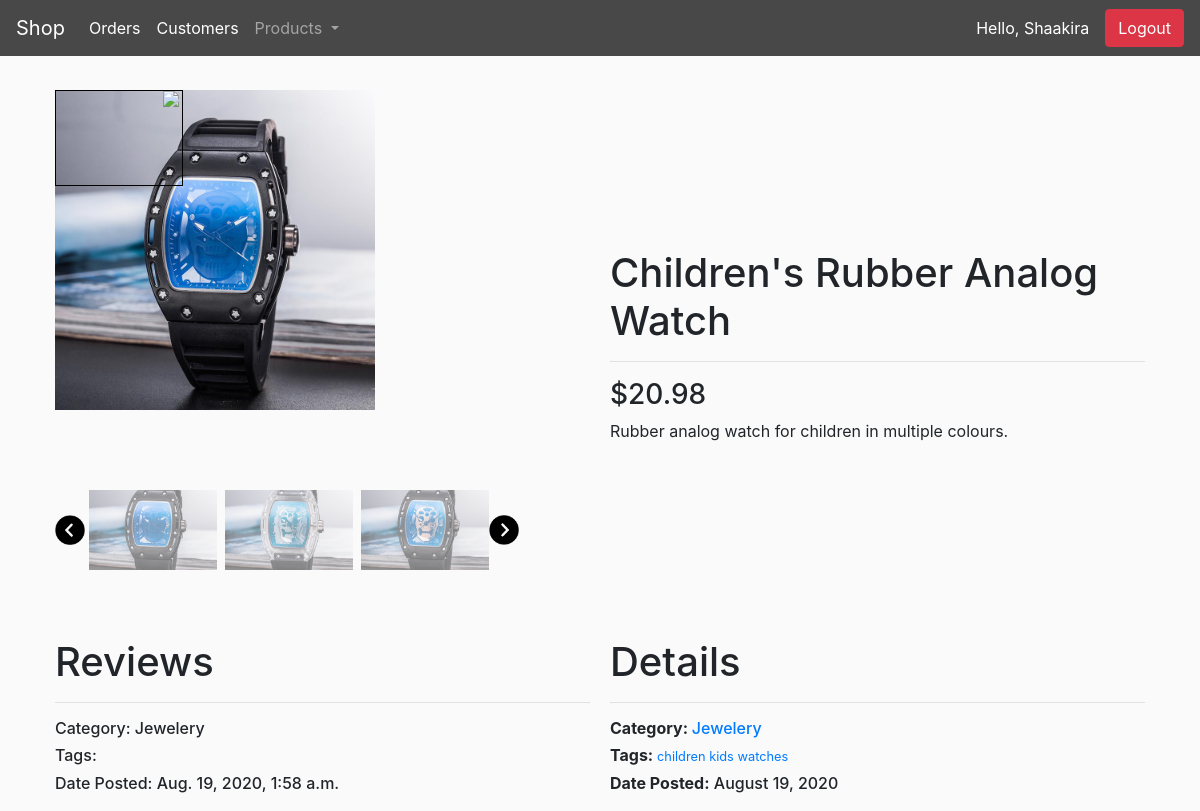
Page /staff/products/details/27/ (signed in) on the committed database.
### store/models.py (models this page shows, shortened)
class Product(models.Model):
	name = models.CharField(max_length=200)
	description = models.TextField()
	featured = models.ImageField(null=True)
	price = models.DecimalField(max_digits=100, decimal_places=2,null=True)
	digital = models.BooleanField(default=False,null=True, blank=True)
	date_created = models.DateTimeField(auto_now_add=True, null=True)
	category = models.ForeignKey(Category, null=True, blank=True, on_delete=models.SET_NULL, related_name="category")
	tag = models.ManyToManyField(Tag, blank=True, related_name="tags")
	in_cart = models.BooleanField(default=False,null=True, blank=True)
	in_fav = models.BooleanField(default=False,null=True, blank=True)
	def __str__(self):
		return self.name
	@property
	def imageURL(self):
		try:
			url = self.featured.url
		except:
			url = ''
		print('URL:', url)
		return url

class Image(models.Model):
	product = models.ForeignKey(Product, on_delete=models.CASCADE)
	image = models.ImageField()
	@property
	def imageURL(self):
		try:
			url = self.image.url
		except:
			url = ''
		print('URL:', url)
		return url

class Category(models.Model):
	name = models.CharField(max_length=200)
	def __str__(self):
		return self.name

class Tag(models.Model):
	name = models.CharField(max_length=200)
	def __str__(self):
		return self.name

### staff/views.py (the view)
# urls.py: path('staff/products/details/<str:pk>/', views.product_details, name="product-details"),
@staff_member_required(login_url='staff:login')
def product_details(request, pk):
    product = Product.objects.get(id=pk)
    context = {
        'product': product
    }
    return render(request, "staff/product_details.html", context)

### staff/templates/staff/product_details.html (shortened to what this page needs)
{% extends 'staff/layout.html' %}
{% load static %}
{% block body %}
    <div id="product-detail-wrapper">
        <div class="product-detail-column">
            <div id="img-container">
                <div id="lens"><img id="zoom" src="{% static 'staff/images/zoom.jpg' %}"></div>
                <img id="featured" src="{{ product.imageURL }}">
            </div>
            <div id="slide-wrapper">
                <img id="slideLeft" class="arrow" src="{% static 'staff/images/arrow-left.png' %}">
                <div id="slider">
                    <img class="thumbnail-product-detail" src="{{ product.imageURL }}">
                    {% for image in product.image_set.all %}
                        <img class="thumbnail-product-detail" src="{{image.imageURL}}">
                    {% endfor %}
                </div>
                <img id="slideRight" class="arrow" src="{% static 'staff/images/arrow-right.png' %}">
            </div>
        </div>
        <div class="product-detail-column">
            <h1>{{ product }}</h1>
                <hr>
                <h3>${{ product.price }}</h3>
                <p>{{ product.description }}</p>
        </div>
        <div class="product-detail-column">
            <h1>Reviews</h1>
                <hr>
                <h6>Category: {{ product.category }}</h6>
                <h6>Tags:
                </h6>
                <h6>Date Posted: {{ product.date_created }}</h6>
        </div>
        <div class="product-detail-column">
            <h1>Details</h1>
                <hr>
                <h6><strong>Category: </strong><a href="{% url 'store:category_products' product.category.id %}">{{ product.category }}</a></h6>
                <h6><strong>Tags: </strong>
                    <small>
                        {% for tag in product.tag.all %}
                            <a href="{% url 'store:tag_products' tag.id %}">{{ tag }}</a>
                        {% endfor %}
                    </small>
                </h6>
                <h6><strong>Date Posted:</strong> {{ product.date_created|date:"F d, Y" }}</h6>
        </div>
    </div>
{% endblock %}

### staff/templates/staff/layout.html (shortened to what this page needs)
<!DOCTYPE html>
{% load static %}
<html>
    <head>
        <link rel="stylesheet" href="https://stackpath.bootstrapcdn.com/bootstrap/4.5.2/css/bootstrap.min.css">
        <link rel="stylesheet" type="text/css" href="{% static 'staff/css/staff_main.css' %}">
    </head>
    <body>
        <nav class="navbar sticky-top navbar-expand-lg navbar-dark bg-dark">
            <a class="navbar-brand" href="{% url 'store:index' %}">Shop</a>
            <div class="collapse navbar-collapse" id="navbarSupportedContent">
                <ul class="navbar-nav mr-auto">
                    <li class="nav-item active">
                        <a class="nav-link" href="{% url 'staff:index' %}">Orders<span class="sr-only">(current)</span></a>
                    </li>
                    <li class="nav-item active">
                        <a class="nav-link" href="{% url 'staff:customers' %}">Customers</a>
                    </li>
                    <li class="nav-item dropdown">
                        <a class="nav-link dropdown-toggle" href="#" id="navbarDropdown" role="button" data-toggle="dropdown" aria-haspopup="true" aria-expanded="false">
                          Products
                        </a>
                    </li>
                </ul>
            </div>
            {% if user.is_authenticated %}
                        <li style="list-style: none; color: white; padding-right: 1em;">Hello, {{ request.user.first_name }}</li>
                        <a class="btn btn-danger" style="color: white;" href="{% url 'staff:logout' %}">Logout</a>
                    {% endif %}
        </nav>
        <div class="container">
            <br>
            {% block body %}{% endblock %}
        </div>
    </body>
</html>

### staff/static/staff/css/staff_main.css (style rules this page uses)
body { background-color: hsl(0, 0%, 98%); box-sizing: border-box; padding: 0; }
.bg-dark { background-color: #484848!important; }
#product-detail-wrapper { display: flex; flex-wrap: wrap; justify-content: center; align-items: center; }
.product-detail-column { flex-basis: 50%; align-self: center; padding: 0.625rem; }
#featured { max-width: 29em; max-height: 20em; object-fit: cover; cursor: pointer; }
#img-container { position: relative; z-index: 1; max-width: 29em; min-height: 20em; }
#lens { position: absolute; z-index: 2; height: 6em; width: 8em; cursor: none; background-repeat: no-repeat; border: 1px solid black; }
#zoom { float: right; width: 15%; }
.thumbnail-product-detail { object-fit: cover; max-width: 8em; min-width: 8em; max-height: 5em; min-height: 5em; cursor: pointer; opacity: 0.5; margin: 0.25em; }
.active { opacity: 1; }
.arrow { width: 1.875rem; height: 1.875rem; cursor: pointer; transition: .3s; }
#slide-wrapper { margin-top: 2em; max-width: 29em; display: flex; min-height: 22.030981067125644vh; align-items: center; }
#slider { width: 29em; display: flex; flex-wrap: nowrap; overflow-x: hidden; }

### rows in the picture
Product: imageURL (picture), name "Children's Rubber Analog Watch", price "20.98", description "Rubber analog watch for children in multiple colours.", category "Jewelery", date_created "Aug. 19, 2020, 1:58 a.m.", date_created "August 19, 2020"
Image: imageURL (picture)
Image: imageURL (picture)
Tag: name "children"
Tag: name "kids"
Tag: name "watches"

### other values in the picture
{{ request.user.first_name }} "Shaakira"
